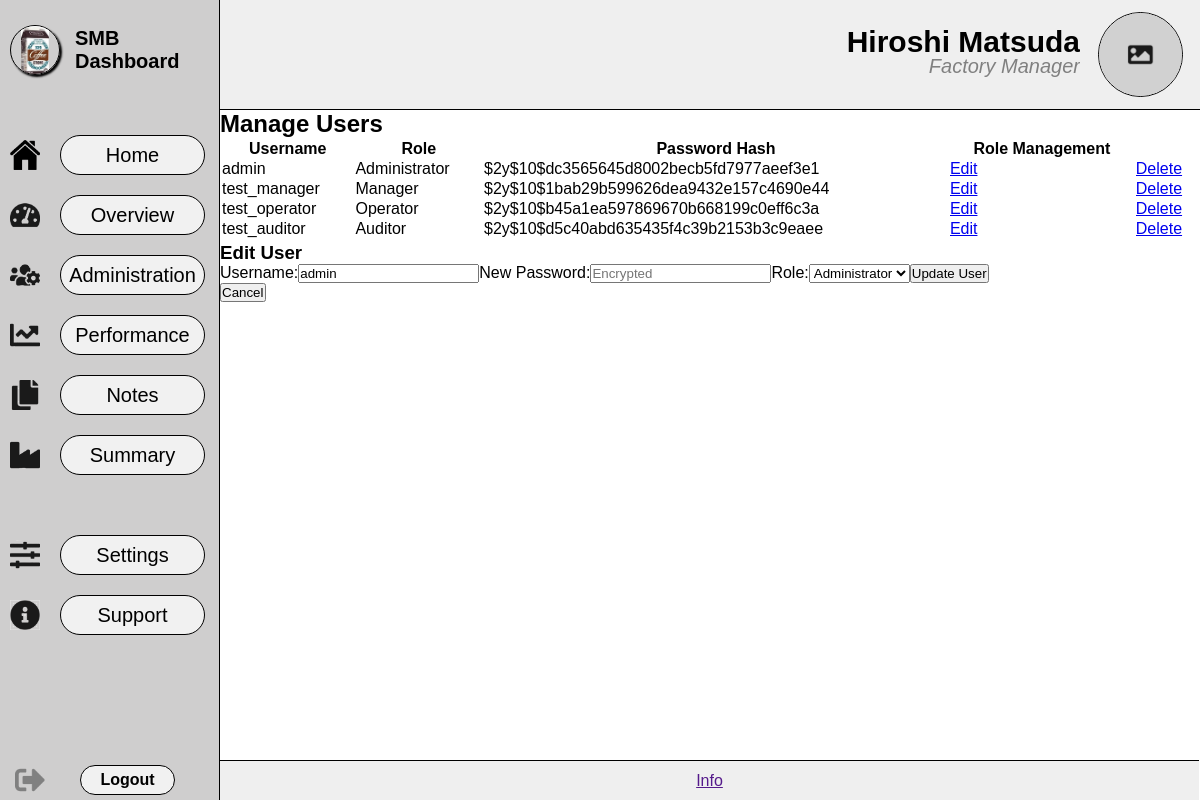
/pages/users.php?edit=1, run on the app's committed database.
### tables this page shows
CREATE TABLE users (
    user_id INT NOT NULL AUTO_INCREMENT PRIMARY KEY,
    username VARCHAR(50) NOT NULL UNIQUE,
    password VARCHAR(255) NOT NULL,
    role_id TEXT NOT NULL
);

### pages/users.php (the view, shortened to what this page needs)
<!DOCTYPE html>
<html lang="en">
<head>
    <link rel="stylesheet" href="../styles/style.css">
</head>
<body>
    <main id="home-main">
        <?php
        require_once "../inc/sidebar.php";
        require_once "../inc/header.php";
        ?>
        <div class="div_content">
            <h2>Manage Users</h2>
            <?php
            require_once "../inc/dbconn.inc.php";
            $sql = "SELECT user_id, username, password, role_id FROM users";
            $result = mysqli_query($conn, $sql);
            if (mysqli_num_rows($result) > 0) {
                echo '<table>';
                echo '<thead>';
                echo '<tr>';
                echo '<th>Username</th>';
                echo '<th>Role</th>';
                echo '<th>Password Hash</th>';
                echo '<th>Role Management</th>';
                echo '</tr>';
                echo '</thead>';
                echo '<tbody>';
                while ($row = mysqli_fetch_assoc($result)) {
                    echo '<tr>';
                    echo '<td>' . htmlspecialchars($row["username"]) . '</td>';
                    echo '<td>' . htmlspecialchars($row["role_id"]) . '</td>';
                    echo '<td>' . password_hash($row["password"], PASSWORD_DEFAULT) . '</td>';
                    echo '<td><a href="users.php?edit=' . $row["user_id"] . '">Edit</a></td>';
                    echo "<td><a href='editusers.php?delete=" . $row["user_id"] . "'>Delete</a></td>";
                    echo '</tr>';
                }
                echo '</tbody>';
                echo '</table>';
            } else {
                echo "No users found.";
            }
            ?>
            <?php
            if (isset($_GET["edit"])) {
                $user_id = htmlspecialchars($_GET["edit"]);
                $sql = "SELECT user_id, username, password, role_id FROM users WHERE user_id = ?";
                $statement = mysqli_stmt_init($conn);
                mysqli_stmt_prepare($statement, $sql);
                mysqli_stmt_bind_param($statement, "i", $user_id);
                mysqli_stmt_execute($statement);
                $result = mysqli_stmt_get_result($statement);
                $user = mysqli_fetch_assoc($result);
                if ($user) {
                    echo '<h3>Edit User</h3>';
                    echo '<form action="editusers.php" method="post">';
                    echo '<label for="username">Username:</label>';
                    echo '<input type="text" name="username" value="' . htmlspecialchars($user["username"]) . '" required>';
                    echo '<label for="password">New Password:</label>';
                    echo '<input type="password" name="password" placeholder="Encrypted"required>';
                    echo '<label for="role_id">Role:</label>';
                    echo '<select name="role_id" required>';
                    $roles = ['Administrator', 'Manager', 'Operator', 'Auditor'];
                    foreach ($roles as $role) {
                        $selected = $user["role_id"] == $role ? 'selected' : '';
                        echo '<option value="' . $role . '" ' . $selected . '>' . $role . '</option>';
                    }
                    echo '</select>';
                    echo '<button type="submit" name="update_user">Update User</button>';
                    echo '</form>';
                    echo '<a href="users.php"><button>Cancel</button></a>';
                } else {
                    echo "User not found.";
                }
            }
            ?>
        </div>
    </main>
    <footer>
        <?php require_once "../inc/info.php"; ?>
    </footer>
</body>
</html>

### styles/style.css (style rules this page uses)
* { margin: 0px; padding: 0px; box-sizing: border-box; overflow-x: hidden; }
body { font-family: 'Gill Sans', sans-serif; }
#home-main { display: flex; width: 100vw; height: 100vh; flex-direction: column; }
.div_content { display: flex; position: absolute; top: 110px; left: 220px; width: calc(100vw - 220px); height: calc(100vh - 150px); flex-direction: column; }

### data on the page
users: username "admin", role "Administrator", password "$2y$10$dc3565645d8002becb5fd7977aeef3e1"
users: username "test_manager", role "Manager", password "$2y$10$1bab29b599626dea9432e157c4690e44"
users: username "test_operator", role "Operator", password "$2y$10$b45a1ea597869670b668199c0eff6c3a"
users: username "test_auditor", role "Auditor", password "$2y$10$d5c40abd635435f4c39b2153b3c9eaee"

### other printed values
form field role_id "Administrator"
